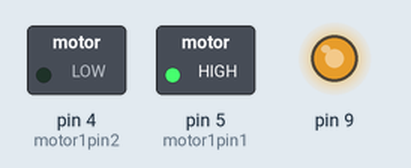
A sketch run on a simulated Arduino Uno, built with avr-gcc and run on an emulated ATmega328P. On the bench: switched loads named in the sketch (green lamp = pin HIGH), output pins drawn as LEDs (lit = HIGH).

Above: at 0.1 s.
Timing chart, 0 to 1.6 s (numbered marks = the images above):
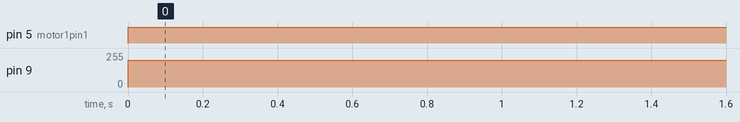

The sketch:

Arduino.ino
```cpp
int motor1pin1 = 5;
int motor1pin2 = 4;


void setup() {
  // put your setup code here, to run once:
   pinMode(motor1pin1, OUTPUT);
  pinMode(motor1pin2, OUTPUT);


  pinMode(9,   OUTPUT);

}

void loop() {
   // put your main code here, to run repeatedly:

  //Controlling speed (0   = off and 255 = max speed):

  analogWrite(9, 200); //ENA   pin


  digitalWrite(motor1pin1,   HIGH);
  digitalWrite(motor1pin2, LOW);


}
```

Measured:
- by itself, pin 5 (motor1pin1): LOW → HIGH at 0.00 s
- by itself, pin 9: 0/255 → 200/255 at 0.00 s
